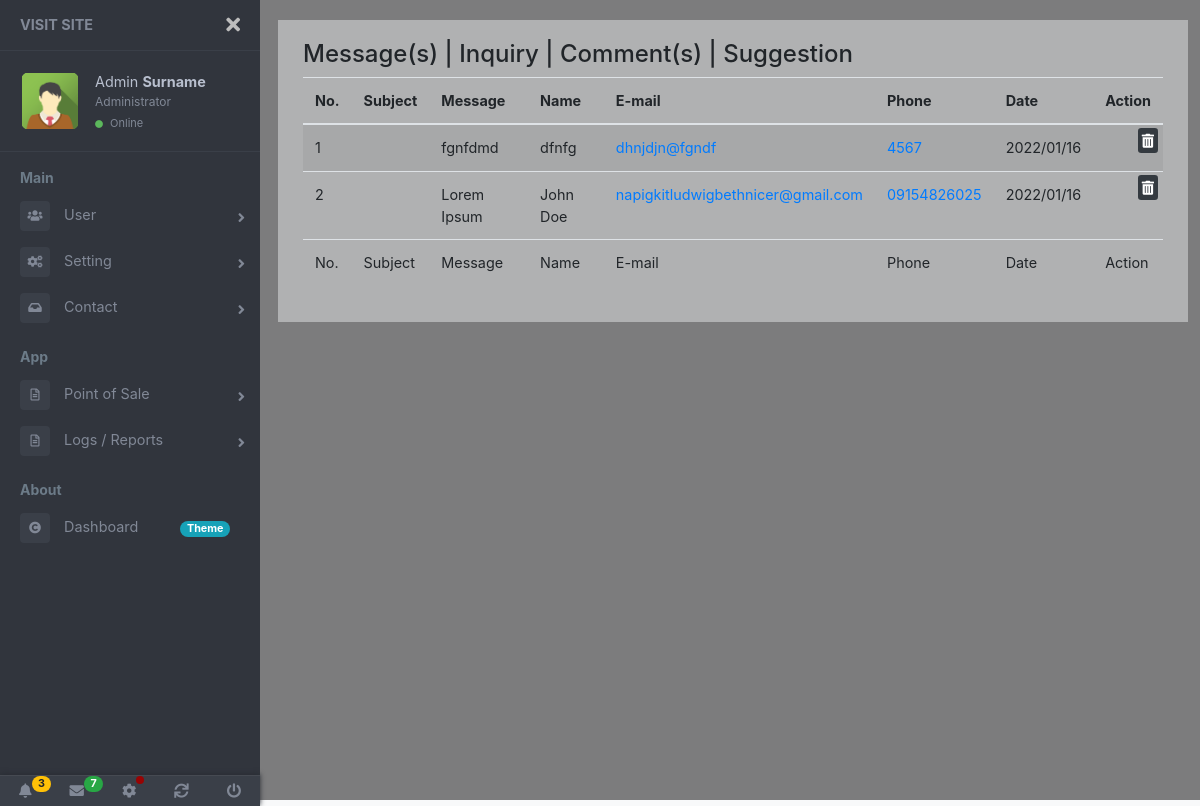
Page /routes/contact-messages/index.php (signed in) on the earlier database version.
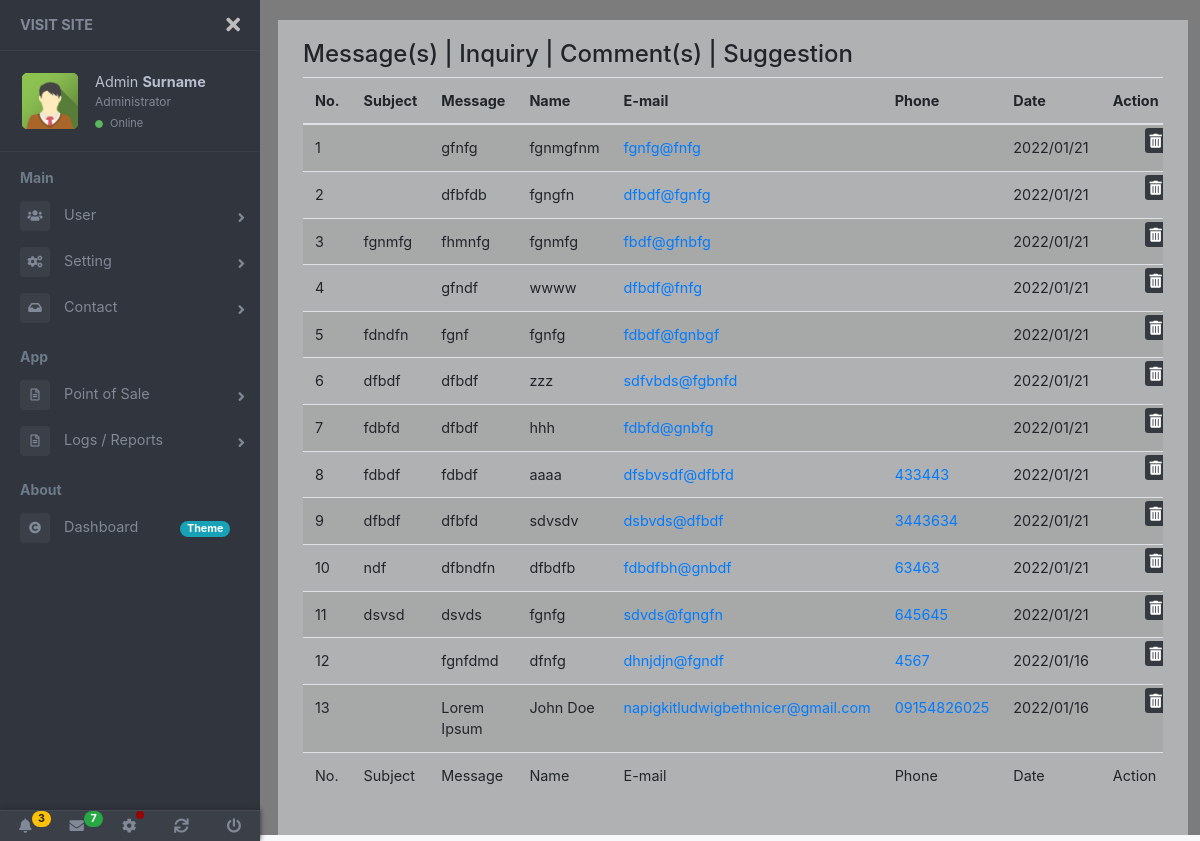
Same page on the later database version.
### tables this page shows
CREATE TABLE `tbl_contactform` (
  `id` int(11) NOT NULL,
  `fullname` varchar(150) DEFAULT NULL,
  `email` varchar(100) DEFAULT NULL,
  `phone` varchar(30) DEFAULT NULL,
  `subject` varchar(100) DEFAULT NULL,
  `message` text DEFAULT NULL,
  `created` datetime DEFAULT current_timestamp(),
  `deleted` int(1) DEFAULT NULL
);

### routes/contact-messages/index.php (called while the page is built, shortened)
<?php
	include_once "../../content/template-part/dashboard-header.php";
	include_once "../../content/view/contact-messages/index.php";
	include_once "../../content/template-part/dashboard-footer.php";

### content/view/contact-messages/index.php (the view, shortened to what this page needs)
<?php
	include_once "../../content/template-part/dashboard-navbar.php";
?>
<link rel="stylesheet" href="<?php echo $dirbak; ?>assets/datatables/1.11.3/css/jquery.dataTables.min.css">
<main class="page-content">
	<div class="container-fluid bg-light-opacity">
		<div class="d-flex">
			<h4 class="mr-2 mb-2">Message(s) | Inquiry | Comment(s) | Suggestion</h4>
		</div>
		<div id="" class="table-responsive">
			<table id="listRecView" class="table table-striped table-hover">
				<thead>
					<tr>
						<th>No.</th>
						<th>Subject</th>
						<th>Message</th>
						<th>Name</th>
						<th>E-mail</th>
						<th>Phone</th>
						<th>Date</th>
						<th class="text-right">Action</th>
					</tr>
				</thead>
				<tbody>
					<?php
						$tblname = "tbl_contactform";
						$prim_id = "id";
						$cnn = new PDO("mysql:host={$host};dbname={$db}", $unameroot, $pw);
						$qry = "SELECT * FROM {$tblname} WHERE deleted=0 ORDER BY {$prim_id} DESC";
						$stmt = $cnn->prepare($qry);
						$stmt->execute();
						$xno = 0;
						for($i=0; $row = $stmt->fetch(); $i++) {
							$xno++;
							$subject=$row['subject'];
							$message=$row['message'];
							$fullname=$row['fullname'];
							$email=$row['email'];
							$phone=$row['phone'];
							$date=$row['created'];
							$date2=date_format(new DateTime($date),'Y/m/d');
					?>
							<tr>
								<td><?php echo $xno; ?></td>
								<td data-filter="<?php echo $subject; ?>"><?php echo $subject; ?></td>
								<td data-filter="<?php echo $message; ?>"><?php echo $message; ?></td>
								<td data-filter="<?php echo $fullname; ?>"><?php echo $fullname; ?></td>
								<td data-filter="<?php echo $email; ?>">
									<a href="mailto:<?php echo $email; ?>" target="_blank"><?php echo $email; ?></a>
								</td>
								<td data-filter="<?php echo $phone; ?>">
									<a href="tel:<?php echo $phone; ?>" target="_blank"><?php echo $phone; ?></a>
								</td>
								<td data-filter="<?php echo $date2; ?>"><?php echo $date2; ?></td>
								<td class="text-right tbl-action">
									<a class="btn-sm btn-dark btn-inline ml-1" href="#" onclick="trash(<?php echo $id2; ?>)" title="Delete">
										<span class="fas fa-trash-alt"></span>
									</a>
								</td>
							</tr>
					<?php
						}
					?>
				</tbody>
				<tfoot>
					<tr>
						<td class="remove-dropdown">No.</td>
						<td>Subject</td>
						<td>Message</td>
						<td>Name</td>
						<td>E-mail</td>
						<td>Phone</td>
						<td>Date</td>
						<td class="remove-dropdown">Action</td>
					</tr>
				</tfoot>
			</table>
		</div>
	</div>
</main>

Differences in the rows shown:
added tbl_contactform: message "gfnfg", fullname "fgnmgfnm", email "fgnfg@fnfg", created "2022/01/21"
added tbl_contactform: message "dfbfdb", fullname "fgngfn", email "dfbdf@fgnfg", created "2022/01/21"
added tbl_contactform: subject "fgnmfg", message "fhmnfg", fullname "fgnmfg", email "fbdf@gfnbfg", created "2022/01/21"
added tbl_contactform: message "gfndf", fullname "wwww", email "dfbdf@fnfg", created "2022/01/21"
added tbl_contactform: subject "fdndfn", message "fgnf", fullname "fgnfg", email "fdbdf@fgnbgf", created "2022/01/21"
added tbl_contactform: subject "dfbdf", message "dfbdf", fullname "zzz", email "sdfvbds@fgbnfd", created "2022/01/21"
added tbl_contactform: subject "fdbfd", message "dfbdf", fullname "hhh", email "fdbfd@gnbfg", created "2022/01/21"
added tbl_contactform: subject "fdbdf", message "fdbdf", fullname "aaaa", email "dfsbvsdf@dfbfd", phone "433443", created "2022/01/21"
added tbl_contactform: subject "dfbdf", message "dfbfd", fullname "sdvsdv", email "dsbvds@dfbdf", phone "3443634", created "2022/01/21"
added tbl_contactform: subject "ndf", message "dfbndfn", fullname "dfbdfb", email "fdbdfbh@gnbdf", phone "63463", created "2022/01/21"
added tbl_contactform: subject "dsvsd", message "dsvds", fullname "fgnfg", email "sdvds@fgngfn", phone "645645", created "2022/01/21"
